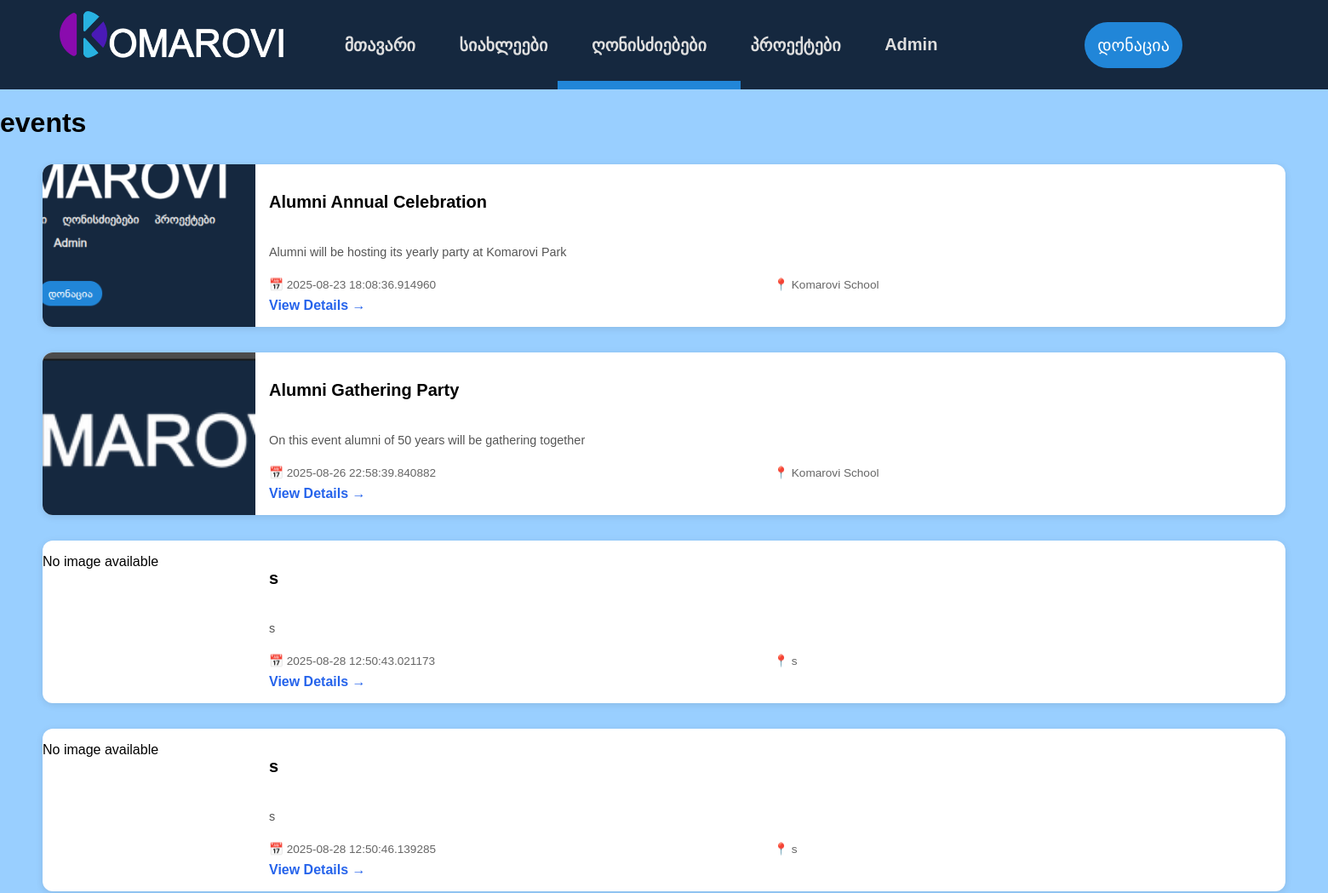
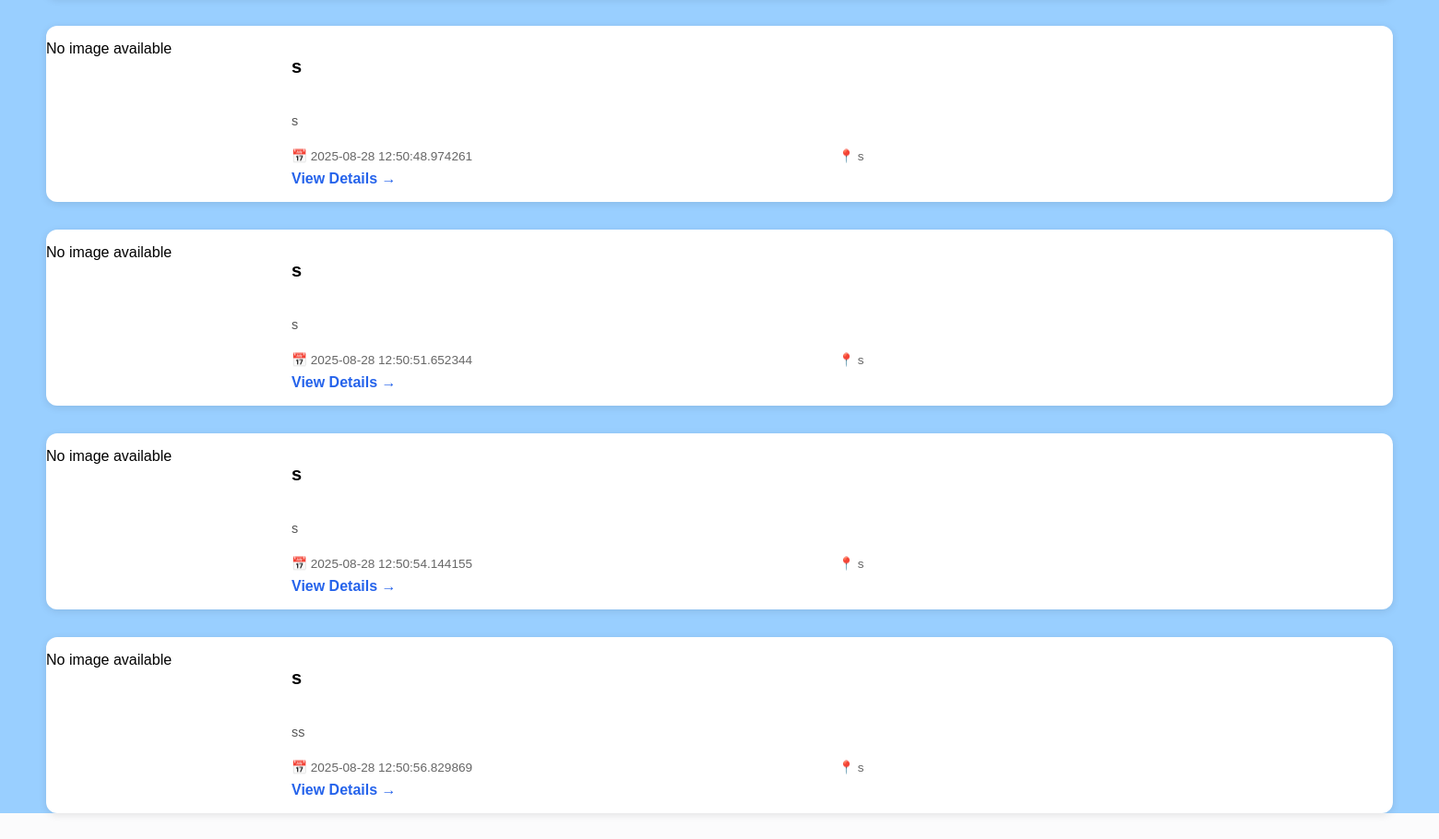
The app's page /events with its own data (2 pictures, top to bottom).
### run.py (models this page shows, shortened)
class Events(db.Model):
    id = db.Column(db.Integer, primary_key=True)
    title = db.Column(db.String(500), nullable=False)
    description = db.Column(db.Text)
    registration_link = db.Column(db.String(500))
    location = db.Column(db.String(500))
    image = db.Column(db.String(200))
    date_added = db.Column(db.DateTime, default=datetime.utcnow)

### run.py (the view)
@app.route("/events")
def events():
    allEvents = Events.query.order_by(Events.date_added)
    return render_template('events.html', current_page='events', events=allEvents)

### templates/events.html
{% extends "base.html" %} {% block head %}
<link
  rel="stylesheet"
  href="{{ url_for('static', filename='css/events.css') }}"
/>
{% endblock %} {% block content %}
<h1>events</h1>
{%for event in events%}
<div class="event-card">
  <div class="event-image">
    {% if event.image %}
    <img
      src="{{ url_for('static', filename='uploads/' + event.image) }}"
      alt="{{ event.title }}"
    />
    {% else %}
    <p>No image available</p>
    {% endif %}<br />
  </div>
  <div class="event-content">
    <h2 class="event-title">{{event.title}}</h2>
    <p class="event-desc">{{event.description}}</p>
    <div class="event-meta">
      <span>📅 {{event.date_added}}</span>
      <span>📍 {{event.location}}</span>
    </div>
    <a href="{{url_for('event', id=event.id)}}" class="event-link"
      >View Details →</a
    >
  </div>
</div>
{%endfor%} {% endblock content%}

### templates/base.html (shortened to what this page needs)
<!doctype html>
<html lang="en-US">
  <head>
    <link
      rel="stylesheet"
      href="{{ url_for('static', filename='css/fonts.css') }}"
    />
    <link
      rel="stylesheet"
      href="{{ url_for('static', filename='css/main.css') }}"
    />
    {% block head %} {% endblock%}
  </head>
  <body>
    <div class="headerbox">
      <div class="header">
        <div class="left-section">
          <a href="/home"
            ><img
              src="{{ url_for('static', filename='images/k_logo3-2.png') }}"
              class="logo"
              alt="Logo"
          /></a>
        </div>
        <nav class="center-section">
          <a
            href="{{url_for('home')}}"
            class="{{ 'active' if current_page == 'home' else '' }}"
            >მთავარი</a
          >
          <a
            href="{{url_for('news')}}"
            class="{{ 'active' if current_page == 'news' else '' }}"
            >სიახლეები</a
          >
          <a
            href="{{url_for('events')}}"
            class="{{ 'active' if current_page == 'events' else '' }}"
            >ღონისძიებები</a
          >
          <a
            href="{{url_for('projects')}}"
            class="{{ 'active' if current_page == 'projects' else '' }}"
            >პროექტები</a
          >
          {% if current_user.is_authenticated %}
          <a href="{{ url_for('adminpanel') }}">Admin Panel</a>
          <a href="{{ url_for('logout') }}">Logout</a>
          {% else %}
          <a
            href="{{url_for('adminlogin')}}"
            class="{{ 'active' if current_page == 'adminlogin' else '' }}"
            >Admin</a
          >
          {% endif %}
        </nav>
        <div class="right-section">
          <button>დონაცია</button>
        </div>
      </div>
    </div>
    {% block content %} {% endblock%}
  </body>
</html>

### static/css/main.css (style rules this page uses)
html, body { margin: 0; padding: 0; background-color: rgb(251, 251, 252); font-family: "BpgIngiriArial", Arial, Helvetica, sans-serif; }
button { font-family: "BpgIngiriArial", Arial, Helvetica, sans-serif; }
.header { display: flex; flex-direction: row; justify-content: space-evenly; background-color: #15283f; align-items: center; height: 100%; }
.left-section { height: 55px; margin-left: 0px; margin-top: 5px; margin-bottom: 30px; margin-right: 0px; width: 263.45px; }
.center-section { height: 60.6px; width: 800px; display: flex; justify-content: space-evenly; align-items: center; margin: 5px 0px; }
.center-section a { text-decoration: none; font-weight: 800; font-size: 20px; color: rgb(223, 223, 223); position: relative; }
.center-section a::after { content: ""; position: absolute; right: 0; left: 0; width: calc(100% + 80px); left: -40px; top: 54px; height: 10px; background-color: transparent; transition: background-color 0.3s ease; }
.center-section a.active::after { background-color: rgb(33, 134, 216); }
.right-section { height: 60.6px; display: flex; justify-content: center; align-items: center; margin: 5px 71.3415px; }
.right-section button { background-color: rgb(33, 134, 216); color: white; font-size: 20px; padding: 15px 15px; border-radius: 50px; border: none; margin: 0px 30px; }
.logo { width: 100%; height: 100%; }
.headerbox { margin: 0 0; background-color: rgb(21, 40, 63); padding: 0px 50px; height: 105px; }

### static/css/events.css (style rules this page uses)
body { background-color: rgb(153, 207, 255); }
.event-card { display: grid; grid-template-columns: 250px 1fr; background: white; border-radius: 12px; overflow: hidden; box-shadow: 0 2px 8px rgba(0, 0, 0, 0.1); margin: 30px 50px; }
.event-image { position: relative; }
.event-image img { width: 100%; height: 100%; object-fit: cover; }
.event-content { padding: 1rem; display: grid; grid-template-rows: auto auto 1fr auto; gap: 0.5rem; }
.event-title { font-size: 1.25rem; font-weight: bold; }
.event-desc { color: #555; font-size: 0.9rem; }
.event-meta { display: grid; grid-template-columns: repeat(auto-fit, minmax(120px, 1fr)); gap: 0.5rem; font-size: 0.85rem; color: #666; }
.event-link { color: #2563eb; font-weight: 600; text-decoration: none; align-self: end; }

### records on screen
Events: image (picture), title "Alumni Annual Celebration", description "Alumni will be hosting its yearly party at Komarovi Park", date_added "2025-08-23 18:08:36.914960", location "Komarovi School"
Events: image (picture), title "Alumni Gathering Party", description "On this event alumni of 50 years will be gathering together", date_added "2025-08-26 22:58:39.840882", location "Komarovi School"
Events: shows "No image available", title "s", description "s", date_added "2025-08-28 12:50:43.021173", location "s"
Events: shows "No image available", title "s", description "s", date_added "2025-08-28 12:50:46.139285", location "s"
Events: shows "No image available", title "s", description "s", date_added "2025-08-28 12:50:48.974261", location "s"
Events: shows "No image available", title "s", description "s", date_added "2025-08-28 12:50:51.652344", location "s"
Events: shows "No image available", title "s", description "s", date_added "2025-08-28 12:50:54.144155", location "s"
Events: shows "No image available", title "s", description "ss", date_added "2025-08-28 12:50:56.829869", location "s"
